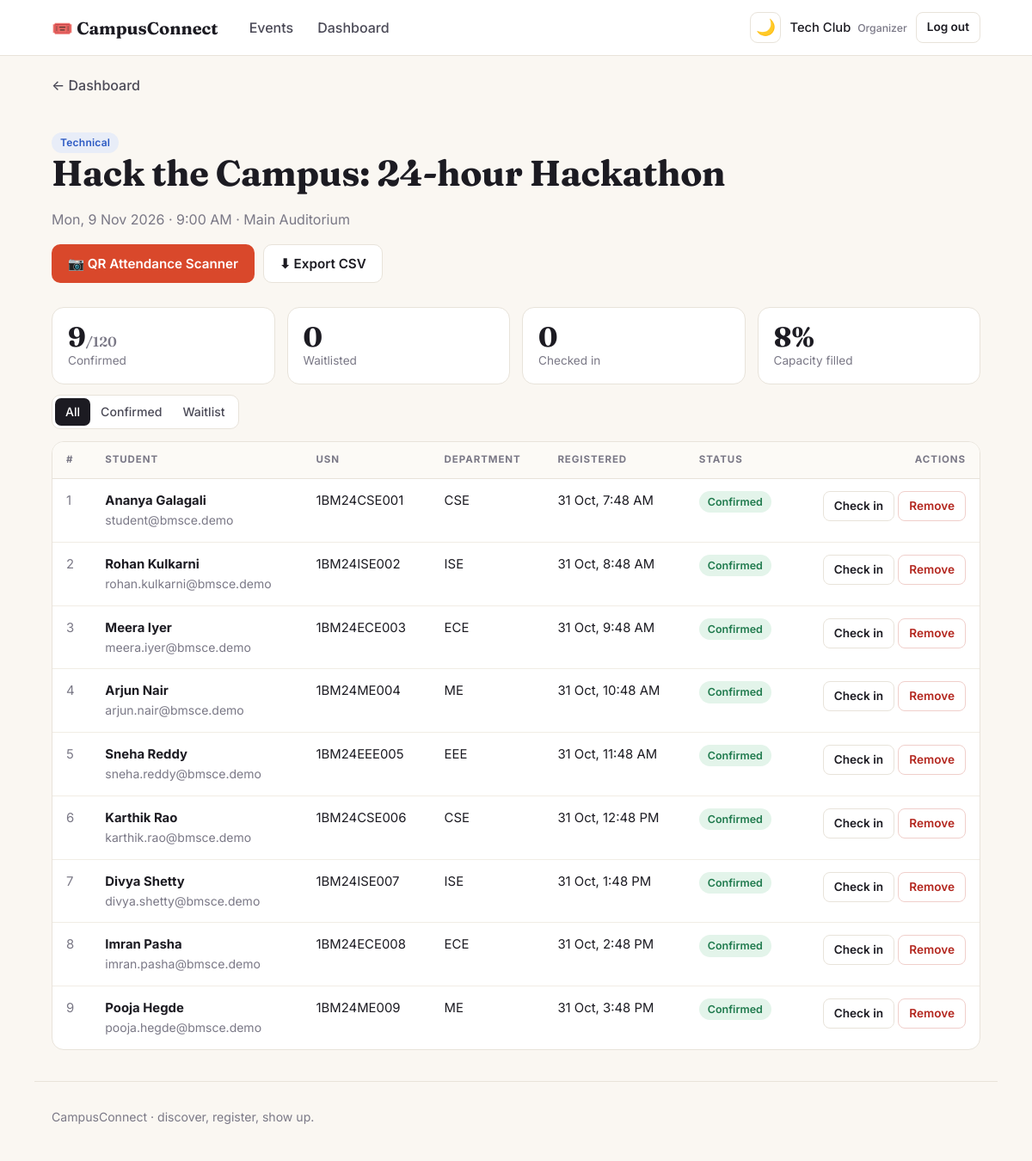
Page /dashboard/1/participants (signed in) on the earlier database version.
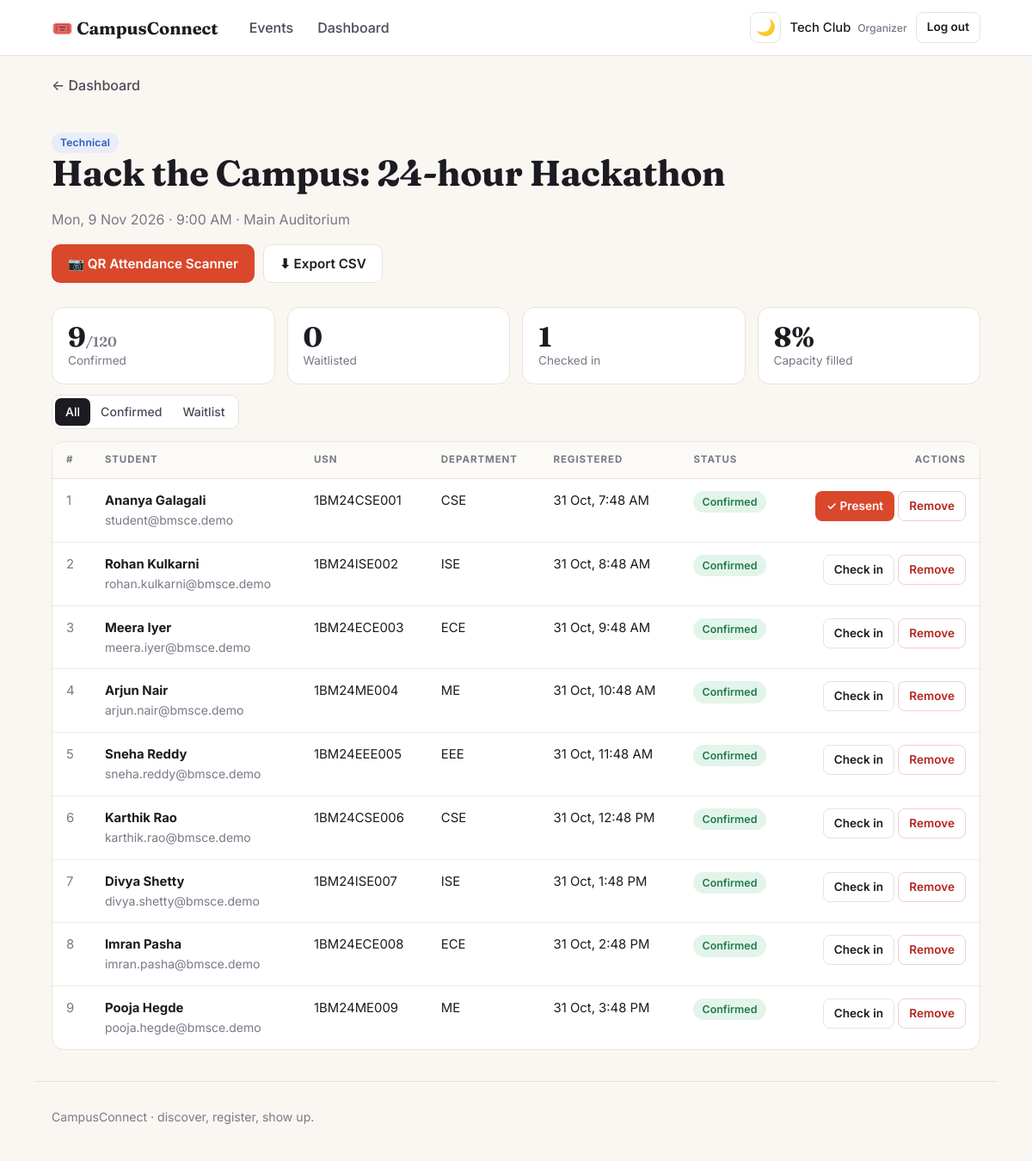
Same page on the later database version.
### tables this page shows
CREATE TABLE users (
    id INTEGER PRIMARY KEY AUTOINCREMENT,
    name TEXT NOT NULL,
    email TEXT NOT NULL UNIQUE,
    usn TEXT,
    department TEXT,
    password_hash TEXT NOT NULL,
    role TEXT NOT NULL CHECK (role IN ('student', 'organizer')),
    created_at TEXT NOT NULL
);

CREATE TABLE events (
    id INTEGER PRIMARY KEY AUTOINCREMENT,
    title TEXT NOT NULL,
    description TEXT NOT NULL,
    category TEXT NOT NULL,
    event_date TEXT NOT NULL,
    start_time TEXT NOT NULL,
    end_time TEXT,
    venue TEXT NOT NULL,
    capacity INTEGER NOT NULL DEFAULT 0,
    organizer_id INTEGER NOT NULL REFERENCES users(id) ON DELETE CASCADE,
    created_at TEXT NOT NULL
);

CREATE TABLE registrations (
    id INTEGER PRIMARY KEY AUTOINCREMENT,
    event_id INTEGER NOT NULL REFERENCES events(id) ON DELETE CASCADE,
    user_id INTEGER NOT NULL REFERENCES users(id) ON DELETE CASCADE,
    status TEXT NOT NULL DEFAULT 'confirmed' CHECK (status IN ('confirmed', 'waitlisted')),
    attended INTEGER NOT NULL DEFAULT 0,
    created_at TEXT NOT NULL,
    UNIQUE (event_id, user_id)
);

### backend/app.py (the view)
@app.route("/dashboard/<int:event_id>/participants")
@organizer_required
def participants(event_id):
    ev = own_event_or_404(event_id)
    status = request.args.get("status", "")
    regs = _participants(event_id, status)
    return render_template("participants.html", ev=ev, regs=regs, status=status)

### backend/app.py (called while the page is built, shortened)
def get_db():
    if "db" not in g:
        g.db = sqlite3.connect(DB_PATH)
        g.db.row_factory = sqlite3.Row
        g.db.execute("PRAGMA foreign_keys = ON")
    return g.db

def today_iso():
    return date.today().isoformat()

def _d(s):
    return datetime.strptime(s, "%Y-%m-%d")

@app.template_filter("fdate")
def fdate(s):
    d = _d(s)
    return f"{d.strftime('%a')}, {d.day} {d.strftime('%b %Y')}"

@app.template_filter("ftime")
def ftime(s):
    if not s:
        return ""
    t = datetime.strptime(s, "%H:%M")
    return f"{t.hour % 12 or 12}:{t.minute:02d} {'AM' if t.hour < 12 else 'PM'}"

@app.template_filter("fstamp")
def fstamp(s):
    d = datetime.strptime(s, "%Y-%m-%d %H:%M:%S")
    return f"{d.day} {d.strftime('%b')}, {ftime(d.strftime('%H:%M'))}"

@app.context_processor
def inject_globals():
    return {"CATEGORIES": CATEGORIES, "today": today_iso(), "csrf_token": csrf_token}

def csrf_token():
    if "_csrf" not in session:
        session["_csrf"] = secrets.token_hex(16)
    return session["_csrf"]

@app.before_request
def load_user_and_check_csrf():
    g.user = None
    uid = session.get("user_id")
    if uid:
        g.user = get_db().execute("SELECT * FROM users WHERE id = ?", (uid,)).fetchone()
        if g.user is None:
            session.pop("user_id", None)

def organizer_required(view):
    @wraps(view)
    def wrapped(*a, **kw):
        if g.user is None:
            flash("Please log in to continue.", "info")
            return redirect(url_for("login", next=request.full_path.rstrip("?")))
        if g.user["role"] != "organizer":
            abort(403)
        return view(*a, **kw)
    return wrapped

def decorate(row):
    e = dict(row)
    cap = e["capacity"]
    e["is_past"] = e["event_date"] < today_iso()
    e["unlimited"] = cap == 0
    e["spots_left"] = None if cap == 0 else max(cap - e["confirmed"], 0)
    e["is_full"] = cap > 0 and e["confirmed"] >= cap
    e["fill_pct"] = 0 if cap == 0 else min(100, round(100 * e["confirmed"] / cap))
    return e

def get_event(event_id):
    row = get_db().execute(EVENT_SQL + " WHERE e.id = ?", (event_id,)).fetchone()
    return decorate(row) if row else None

def own_event_or_404(event_id):
    ev = get_event(event_id)
    if ev is None:
        abort(404)
    if ev["organizer_id"] != g.user["id"]:
        abort(403)
    return ev

### frontend/templates/participants.html (shortened to what this page needs)
{% extends "base.html" %}
{% block content %}
<a class="back" href="{{ url_for('dashboard') }}">← Dashboard</a>
<section class="page-head page-head-row">
  <div>
    <span class="chip cat-{{ ev.category|lower }}">{{ ev.category }}</span>
    <h1>{{ ev.title }}</h1>
    <p class="muted">{{ ev.event_date|fdate }} · {{ ev.start_time|ftime }} · {{ ev.venue }}</p>
  </div>
  <div style="display: flex; gap: 10px; flex-wrap: wrap;">
    <button type="button" class="btn btn-primary" id="btnOpenScanner">📷 QR Attendance Scanner</button>
    <a class="btn btn-ghost" href="{{ url_for('participants_csv', event_id=ev.id) }}">⬇ Export CSV</a>
  </div>
</section>
<div class="stats">
  <div class="stat"><span class="n">{{ ev.confirmed }}{% if not ev.unlimited %}<small>/{{ ev.capacity }}</small>{% endif
      %}</span><span class="l">Confirmed</span></div>
  <div class="stat"><span class="n">{{ ev.waitlisted }}</span><span class="l">Waitlisted</span></div>
  <div class="stat"><span class="n" id="statCheckedIn">{{ ev.attended_count }}</span><span class="l">Checked in</span>
  </div>
  <div class="stat"><span class="n">{{ ev.fill_pct if not ev.unlimited else '–' }}{% if not ev.unlimited %}%{% endif
      %}</span><span class="l">Capacity filled</span></div>
</div>
<div class="seg seg-left">
  <a class="{{ 'on' if not status }}" href="{{ url_for('participants', event_id=ev.id) }}">All</a>
  <a class="{{ 'on' if status == 'confirmed' }}"
    href="{{ url_for('participants', event_id=ev.id, status='confirmed') }}">Confirmed</a>
  <a class="{{ 'on' if status == 'waitlisted' }}"
    href="{{ url_for('participants', event_id=ev.id, status='waitlisted') }}">Waitlist</a>
</div>
{% if regs %}
<div class="table-wrap">
  <table class="table" id="participantsTable">
    <thead>
      <tr>
        <th>#</th>
        <th>Student</th>
        <th>USN</th>
        <th>Department</th>
        <th>Registered</th>
        <th>Status</th>
        <th class="right">Actions</th>
      </tr>
    </thead>
    <tbody>
      {% for r in regs %}
      <tr id="row-reg-{{ r.reg_id }}">
        <td class="muted">{{ loop.index }}</td>
        <td><strong>{{ r.name }}</strong>
          <div class="muted small">{{ r.email }}</div>
        </td>
        <td>{{ r.usn or '–' }}</td>
        <td>{{ r.department or '–' }}</td>
        <td class="nowrap">{{ r.registered_at|fstamp }}</td>
        <td>{% if r.status == 'confirmed' %}<span class="badge badge-ok">Confirmed</span>{% else %}<span
            class="badge badge-warn">Waitlisted</span>{% endif %}</td>
        <td class="right nowrap">
          {% if r.status == 'confirmed' %}
          <form class="inline" method="post"
            action="{{ url_for('toggle_attendance', event_id=ev.id, reg_id=r.reg_id) }}">
            <button class="btn btn-sm btn-attend-toggle {{ 'btn-primary' if r.attended else 'btn-ghost' }}">{{ '✓
              Present' if r.attended else 'Check in' }}</button>
          </form>
          {% endif %}
          <form class="inline" method="post"
            action="{{ url_for('remove_participant', event_id=ev.id, reg_id=r.reg_id) }}"
            onsubmit="return confirm('Remove this participant?')">
            <button class="btn btn-danger btn-sm">Remove</button>
          </form>
        </td>
      </tr>
      {% endfor %}
    </tbody>
  </table>
</div>
{% else %}
<div class="empty">
  <h3>No registrations yet</h3>
  <p>Share the event link and they'll show up here.</p>
</div>
{% endif %}
{% endblock %}

### frontend/templates/base.html (shortened to what this page needs)
<!doctype html>
<html lang="en">
<head>
  <link rel="stylesheet" href="{{ url_for('static', filename='style.css') }}">
</head>
<body>
  <header class="topbar">
    <div class="wrap topbar-inner">
      <a class="brand" href="{{ url_for('index') }}"><span class="brand-mark">🎟️</span> CampusConnect</a>
      <nav class="nav">
        <a href="{{ url_for('index') }}" class="{{ 'active' if request.endpoint == 'index' }}">Events</a>
        {% if g.user and g.user.role == 'student' %}
          <a href="{{ url_for('my_events') }}" class="{{ 'active' if request.endpoint == 'my_events' }}">My events</a>
        {% elif g.user and g.user.role == 'organizer' %}
          <a href="{{ url_for('dashboard') }}" class="{{ 'active' if request.endpoint == 'dashboard' }}">Dashboard</a>
        {% endif %}
      </nav>
      <div class="nav-right">
        <button id="themeToggle" class="theme-btn" type="button" aria-label="Toggle theme" title="Toggle light/dark mode">
          <span class="icon-moon">🌙</span>
        </button>
        {% if g.user %}
          <span class="who">{{ g.user.name }} <small>{{ g.user.role }}</small></span>
          <form method="post" action="{{ url_for('logout') }}">
            <button class="btn btn-ghost btn-sm">Log out</button>
          </form>
        {% else %}
          <a class="btn btn-ghost btn-sm" href="{{ url_for('login') }}">Log in</a>
          <a class="btn btn-primary btn-sm" href="{{ url_for('signup') }}">Sign up</a>
        {% endif %}
      </div>
    </div>
  </header>
  <main class="wrap">
    {% block content %}{% endblock %}
  </main>
  <footer class="footer wrap">
    <span>CampusConnect · discover, register, show up.</span>
  </footer>
</body>
</html>

Differences in the rows shown:
changed registrations "31 Oct, 7:48 AM": attended "Check in" → "✓ Present"
Other differences:
{{ ev.attended_count }}: "0" → "1"
